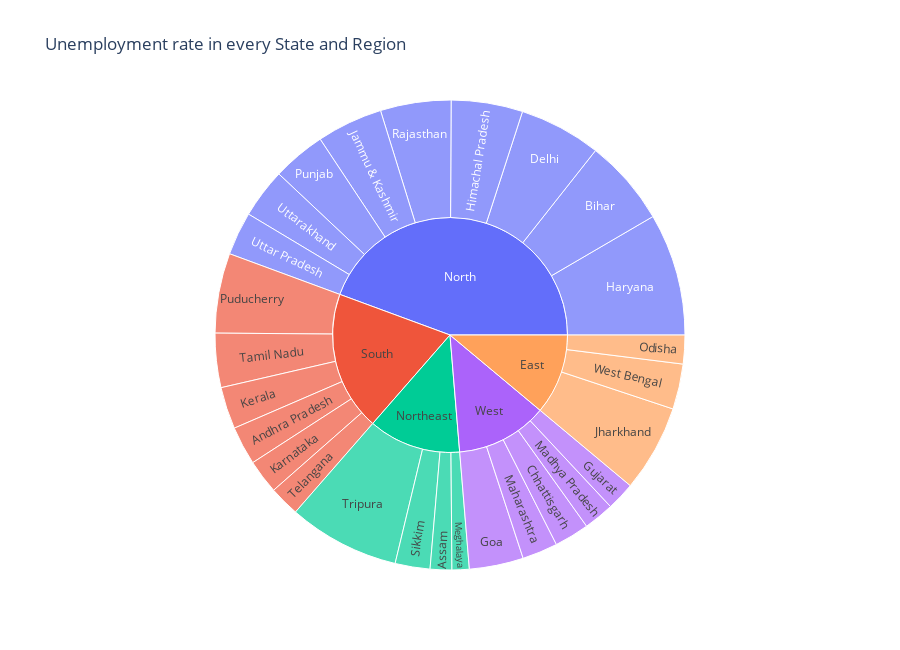

Write notebook code for a chart like this one.
### Code cell
unemployment = data[["State", "Region", "EUR"]]

fig = px.sunburst(unemployment, path=['Region','State'], values='EUR',
                  title= 'Unemployment rate in every State and Region', height=650)
fig.show()

### Figure 1 — Plotly figure (JSON) as saved in the notebook; plotly's stock layout.template omitted (floating-point values rounded to 4 significant figures)
{"data": [{"branchvalues": "total", "domain": {"x": [0, 1], "y": [0, 1]}, "hovertemplate": "labels=%{label}<br>EUR=%{value}<br>parent=%{parent}<br>id=%{id}<extra></extra>", "ids": ["South/Andhra Pradesh", "Northeast/Assam", "North/Bihar", "West/Chhattisgarh", "North/Delhi", "West/Goa", "West/Gujarat", "North/Haryana", "North/Himachal Pradesh", "North/Jammu & Kashmir", "East/Jharkhand", "South/Karnataka", "South/Kerala", "West/Madhya Pradesh", "West/Maharashtra", "Northeast/Meghalaya", "East/Odisha", "South/Puducherry", "North/Punjab", "North/Rajasthan", "Northeast/Sikkim", "South/Tamil Nadu", "South/Telangana", "Northeast/Tripura", "North/Uttar Pradesh", "North/Uttarakhand", "East/West Bengal", "East", "North", "Northeast", "South", "West"], "labels": ["Andhra Pradesh", "Assam", "Bihar", "Chhattisgarh", "Delhi", "Goa", "Gujarat", "Haryana", "Himachal Pradesh", "Jammu & Kashmir", "Jharkhand", "Karnataka", "Kerala", "Madhya Pradesh", "Maharashtra", "Meghalaya", "Odisha", "Puducherry", "Punjab", "Rajasthan", "Sikkim", "Tamil Nadu", "Telangana", "Tripura", "Uttar Pradesh", "Uttarakhand", "West Bengal", "East", "North", "Northeast", "South", "West"], "name": "", "parents": ["South", "Northeast", "North", "West", "North", "West", "West", "North", "North", "North", "East", "South", "South", "West", "West", "Northeast", "East", "South", "North", "North", "Northeast", "South", "South", "Northeast", "North", "North", "East", "", "", "", "", ""], "type": "sunburst", "values": [86.64, 48.56, 194.7, 78.19, 184.1, 121.7, 63.76, 274.8, 160.7, 148.3, 195.4, 76.68, 94.34, 68.54, 79.79, 38.66, 64.62, 179.4, 119.8, 158.7, 78.34, 121.9, 68.33, 250.6, 97.37, 111.6, 101.9, 361.9, 1450.0, 416.1, 627.3, 411.9]}], "layout": {"height": 650, "legend": {"tracegroupgap": 0}, "title": {"text": "Unemployment rate in every State and Region"}}}
